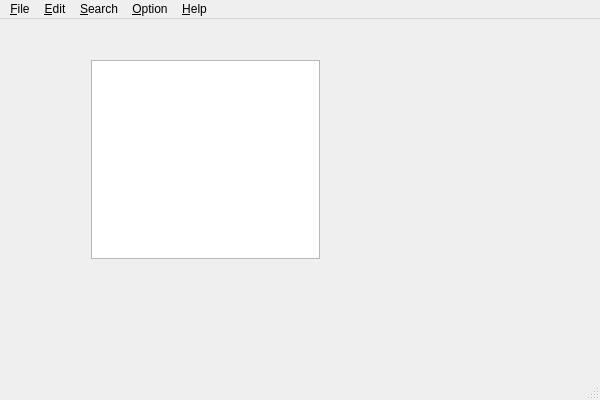
<?xml version="1.0" encoding="UTF-8"?>
<ui version="4.0">
 <class>MainWindow</class>
 <widget class="QMainWindow" name="MainWindow">
  <property name="geometry">
   <rect>
    <x>0</x>
    <y>0</y>
    <width>600</width>
    <height>400</height>
   </rect>
  </property>
  <property name="windowTitle">
   <string>QNotepad</string>
  </property>
  <widget class="QWidget" name="centralWidget">
   <property name="sizePolicy">
    <sizepolicy hsizetype="Preferred" vsizetype="Preferred">
     <horstretch>0</horstretch>
     <verstretch>0</verstretch>
    </sizepolicy>
   </property>
   <widget class="QTextEdit" name="textEdit">
    <property name="geometry">
     <rect>
      <x>91</x>
      <y>41</y>
      <width>229</width>
      <height>199</height>
     </rect>
    </property>
    <property name="documentTitle">
     <string/>
    </property>
    <property name="lineWrapMode">
     <enum>QTextEdit::NoWrap</enum>
    </property>
    <property name="acceptRichText">
     <bool>false</bool>
    </property>
   </widget>
  </widget>
  <widget class="QMenuBar" name="menuBar">
   <property name="geometry">
    <rect>
     <x>0</x>
     <y>0</y>
     <width>600</width>
     <height>25</height>
    </rect>
   </property>
   <widget class="QMenu" name="menu_File">
    <property name="title">
     <string>&amp;File</string>
    </property>
    <addaction name="action_New"/>
    <addaction name="action_Open"/>
    <addaction name="action_Save"/>
    <addaction name="action_Save_As"/>
    <addaction name="action_Exit"/>
   </widget>
   <widget class="QMenu" name="menu_Edit">
    <property name="title">
     <string>&amp;Edit</string>
    </property>
    <addaction name="action_Undo"/>
    <addaction name="action_Repeat"/>
    <addaction name="separator"/>
    <addaction name="action_Copy"/>
    <addaction name="action_Paste"/>
    <addaction name="action_Delete"/>
    <addaction name="action_Cut"/>
   </widget>
   <widget class="QMenu" name="menu_Search">
    <property name="title">
     <string>&amp;Search</string>
    </property>
    <addaction name="action_Find"/>
    <addaction name="action_Find_Next"/>
    <addaction name="action_Find_Forward"/>
    <addaction name="action_Replace"/>
    <addaction name="separator"/>
    <addaction name="action_Jump_To"/>
   </widget>
   <widget class="QMenu" name="menu_Option">
    <property name="title">
     <string>&amp;Option</string>
    </property>
    <addaction name="action_Font"/>
    <addaction name="action_AutoIndent"/>
    <addaction name="action_WordWrap"/>
    <addaction name="action_LineNumber"/>
   </widget>
   <widget class="QMenu" name="menu_Help">
    <property name="title">
     <string>&amp;Help</string>
    </property>
    <addaction name="action_About"/>
   </widget>
   <addaction name="menu_File"/>
   <addaction name="menu_Edit"/>
   <addaction name="menu_Search"/>
   <addaction name="menu_Option"/>
   <addaction name="menu_Help"/>
  </widget>
  <widget class="QStatusBar" name="statusBar"/>
  <action name="action_New">
   <property name="text">
    <string>&amp;New</string>
   </property>
   <property name="shortcut">
    <string>Ctrl+N</string>
   </property>
  </action>
  <action name="action_Open">
   <property name="text">
    <string>&amp;Open</string>
   </property>
   <property name="shortcut">
    <string>Ctrl+O</string>
   </property>
  </action>
  <action name="action_Save">
   <property name="text">
    <string>&amp;Save</string>
   </property>
   <property name="shortcut">
    <string>Ctrl+S</string>
   </property>
  </action>
  <action name="action_Save_As">
   <property name="text">
    <string>&amp;Save As</string>
   </property>
   <property name="shortcut">
    <string>Ctrl+Shift+S</string>
   </property>
  </action>
  <action name="action_Exit">
   <property name="text">
    <string>&amp;Exit</string>
   </property>
   <property name="shortcut">
    <string>Ctrl+Q</string>
   </property>
  </action>
  <action name="action_Undo">
   <property name="text">
    <string>&amp;Undo</string>
   </property>
   <property name="shortcut">
    <string>Ctrl+Z</string>
   </property>
  </action>
  <action name="action_Repeat">
   <property name="text">
    <string>&amp;Repeat</string>
   </property>
   <property name="shortcut">
    <string>Ctrl+Shift+Z</string>
   </property>
  </action>
  <action name="action_Copy">
   <property name="text">
    <string>&amp;Copy</string>
   </property>
   <property name="shortcut">
    <string>Ctrl+C</string>
   </property>
  </action>
  <action name="action_Paste">
   <property name="text">
    <string>&amp;Paste</string>
   </property>
   <property name="shortcut">
    <string>Ctrl+V</string>
   </property>
  </action>
  <action name="action_Delete">
   <property name="text">
    <string>&amp;Delete</string>
   </property>
  </action>
  <action name="action_Cut">
   <property name="text">
    <string>&amp;Cut</string>
   </property>
   <property name="shortcut">
    <string>Ctrl+X</string>
   </property>
  </action>
  <action name="action_Find">
   <property name="text">
    <string>&amp;Find</string>
   </property>
  </action>
  <action name="action_Find_Next">
   <property name="text">
    <string>Find &amp;Next</string>
   </property>
  </action>
  <action name="action_Find_Forward">
   <property name="text">
    <string>Find &amp;Forward</string>
   </property>
  </action>
  <action name="action_Replace">
   <property name="text">
    <string>&amp;Replace</string>
   </property>
  </action>
  <action name="action_Jump_To">
   <property name="text">
    <string>&amp;Jump To</string>
   </property>
  </action>
  <action name="action_Font">
   <property name="text">
    <string>&amp;Font</string>
   </property>
  </action>
  <action name="action_About">
   <property name="text">
    <string>&amp;About</string>
   </property>
  </action>
  <action name="action_AutoIndent">
   <property name="checkable">
    <bool>true</bool>
   </property>
   <property name="text">
    <string>&amp;AutoIndent</string>
   </property>
  </action>
  <action name="action_WordWrap">
   <property name="checkable">
    <bool>true</bool>
   </property>
   <property name="text">
    <string>&amp;WordWrap</string>
   </property>
  </action>
  <action name="action_LineNumber">
   <property name="checkable">
    <bool>true</bool>
   </property>
   <property name="text">
    <string>&amp;LineNumber</string>
   </property>
  </action>
 </widget>
 <layoutdefault spacing="6" margin="11"/>
 <resources/>
 <connections/>
</ui>
